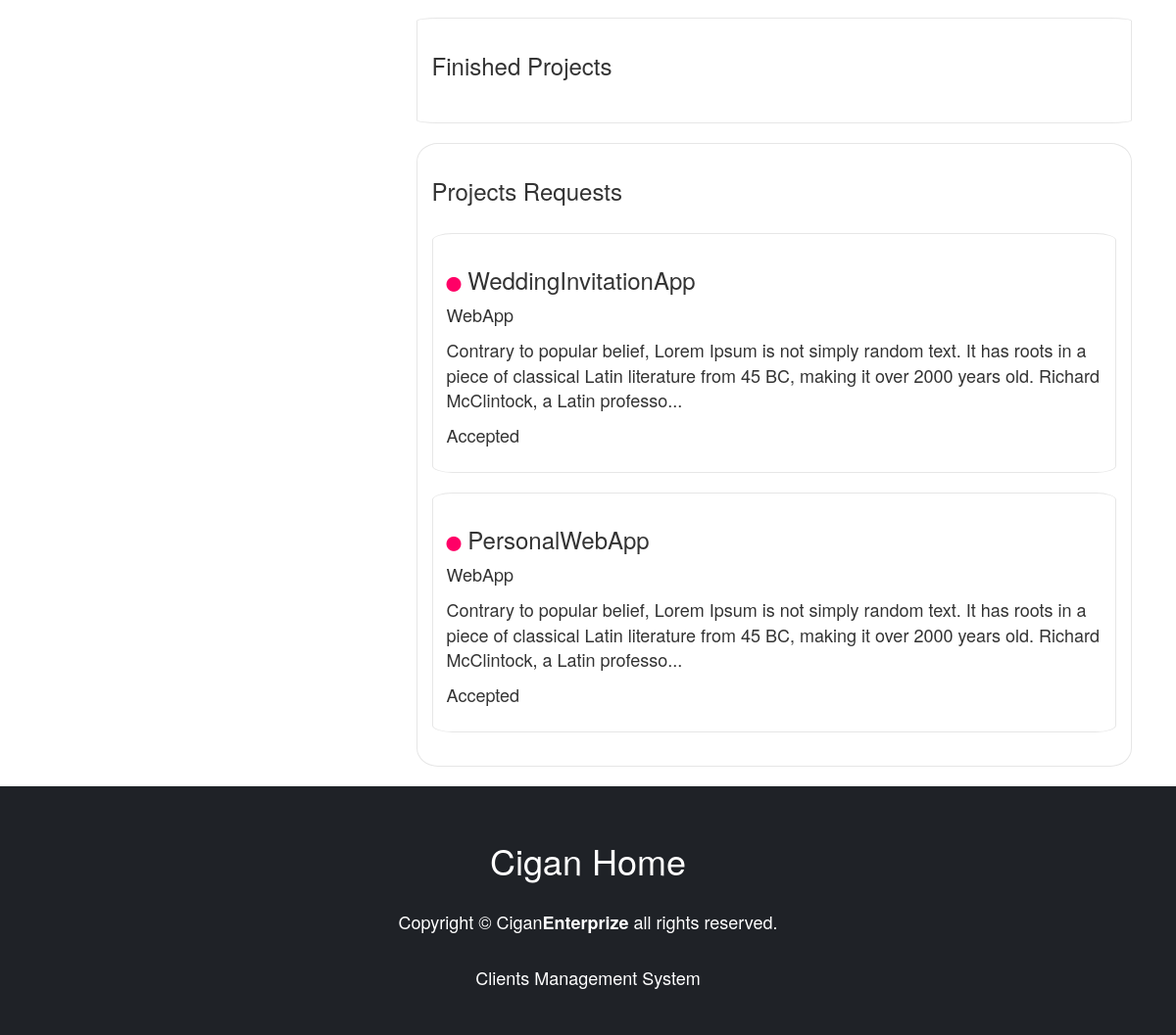
Page /client/home/ (signed in, lower part) on the earlier database version.
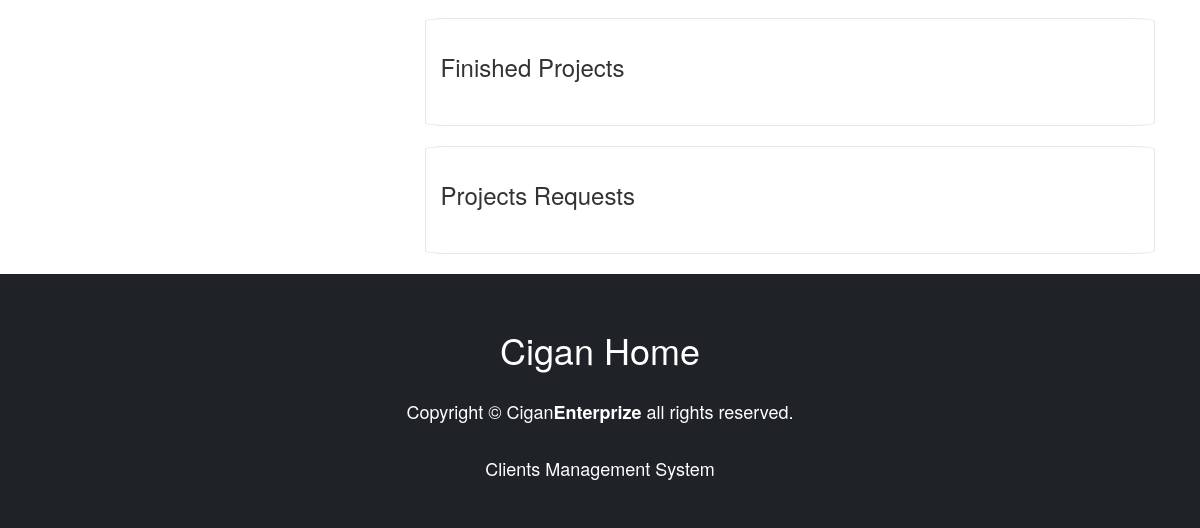
Same page on the later database version.
### ClientsManagement/models.py (models this page shows, shortened)
class ProjectsRequest(models.Model):
    id = models.AutoField(primary_key=True)
    user = models.ForeignKey(User, on_delete=models.CASCADE, name='user')
    project_name = models.CharField(max_length=100)
    project_description = models.TextField()
    list_of_functionalities = models.TextField()
    type = models.CharField(max_length=100, choices=TYPE_OF_APPS)
    project_status = models.CharField(max_length=100, choices=PROJECT_STATUS, default="Waiting for Response")
    date = models.DateTimeField(auto_now_add=True)
    project_classification = models.CharField(max_length=100, default="Requested")
    project_request_slug = models.SlugField(max_length=200, unique=True, default="")
    class Meta:
        ordering = ['-date']

### ClientsManagement/views.py (the view)
# urls.py: path('home/', views.index, name='index'),
@login_required
def index(request):
    template_name = 'views/client_index_view.html'
    client_details_query = ClientsDetail.objects.filter(user=request.user)[:3]
    active_working_projects_query = ActiveWorkingProject.objects.filter(user=request.user)[:3]
    finished_projects_query = FinishedProject.objects.filter(user=request.user)[:3]
    planned_projects_query = PlannedProject.objects.filter(user=request.user)[:3]
    projects_request_query = ProjectsRequest.objects.filter(user=request.user)[:3]
    args = {
        'client_details_query': client_details_query,
        'active_working_projects_query': active_working_projects_query,
        'finished_projects_query': finished_projects_query,
        'planned_projects_query': planned_projects_query,
        'projects_request_query': projects_request_query,
    }
    create_user_in_client_detail(request.user)
    return render(request, template_name, args)

### Index/setup_client_profile.py (called while the page is built)
def create_user_in_client_detail(user):
    if not ClientsDetail.objects.filter(user=user):
        save_to_database = ClientsDetail(user=user)
        save_to_database.save()

### ClientsManagement/templates/views/client_index_view.html (shortened to what this page needs)
{% extends 'layouts/main_layout.html' %}
{% block head %}
    {% load static %}
    <link rel="stylesheet" type="text/css" href="{% static 'css/style_cms.css' %}">
    <link rel="stylesheet" type="text/css" href="{% static 'css/mobile_adjust_cms.css' %}">
{% endblock %}
{% block content %}
<div class="container" id="content">
        <div class="col-lg-8" align="left">
            <div>&nbsp;</div>
            <div class="GeneralPresentationProjects">
                <h3>Finished Projects</h3>
                <div>&nbsp;</div>
            </div>
            <div>&nbsp;</div>
            <div class="GeneralPresentationProjects">
                <h3>Projects Requests</h3>
                <div>&nbsp;</div>
                {% for requests in projects_request_query %}
                    <div class="project" id="requested" onclick="location.href='{% url 'requested_project_detail' requests.project_request_slug %}';" style="cursor:pointer;">
                        <h3><i class="fas fa-circle"></i> {{ requests.project_name }}</h3>
                        <p> {{ requests.type }} </p>
                        <p>{{ requests.project_description| slice:":200" }}...</p>
                        <p> {{ requests.project_status }}</p>
                    </div>
                    <div>&nbsp;</div>
                {% endfor %}
            </div>
        </div>
    </div>
    <div>&nbsp;</div>
    <div class="footer" align="center">
        <h1>{{ user.username }} Home</h1>
        <div>&nbsp;</div>
        <p>Copyright &copy; Cigan<b>Enterprize</b> all rights reserved.</p>
        <div>&nbsp;</div>
        <p>Clients Management System</p>
    </div>
{% endblock %}

Differences in the rows shown:
removed ProjectsRequest: project_name "WeddingInvitationApp", type "WebApp", project_description "Contrary to popular belief, Lorem Ipsum is not simply random text. It has roots in a piece of classical Latin literature from 45 BC, making it over 2000 years old. Richard McClintock, a Latin professo", project_status "Accepted"
removed ProjectsRequest: project_name "PersonalWebApp", type "WebApp", project_description "Contrary to popular belief, Lorem Ipsum is not simply random text. It has roots in a piece of classical Latin literature from 45 BC, making it over 2000 years old. Richard McClintock, a Latin professo", project_status "Accepted"
